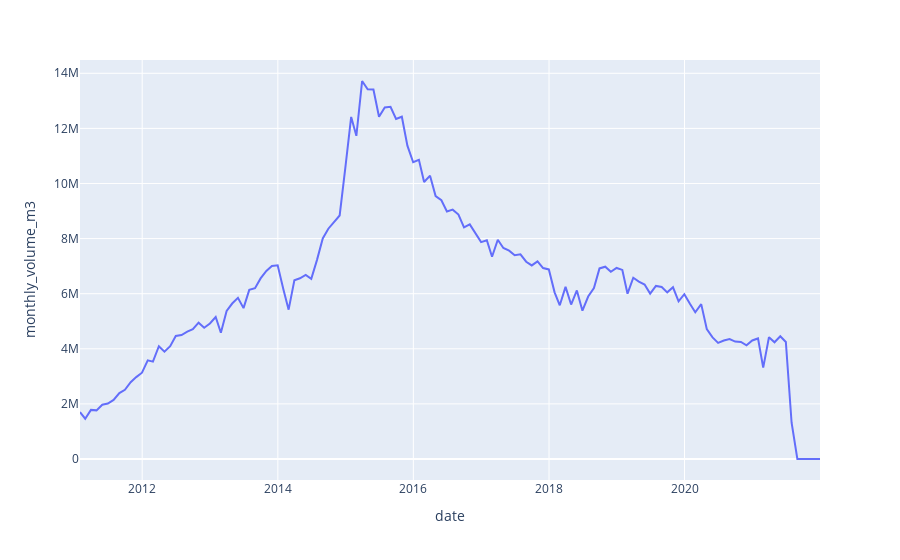

Here is the notebook cell this chart was saved with:
### Code cell
fig = px.line(injection_df, x="date", y="monthly_volume_m3")
fig.show()

### Figure 1 — Plotly figure (JSON) as saved in the notebook; plotly's stock layout.template omitted (floating-point values rounded to 4 significant figures; data arrays with more than 128 entries replaced by an {"elided": "..."} marker saying what was removed)
{"data": [{"hovertemplate": "date=%{x}<br>monthly_volume_m3=%{y}<extra></extra>", "legendgroup": "", "line": {"color": "#636efa", "dash": "solid"}, "mode": "lines", "name": "", "orientation": "v", "showlegend": false, "type": "scatter", "x": {"elided": "132 str values"}, "xaxis": "x", "y": {"elided": "132 float values"}, "yaxis": "y"}], "layout": {"legend": {"tracegroupgap": 0}, "margin": {"t": 60}, "xaxis": {"anchor": "y", "domain": [0, 1], "title": {"text": "date"}}, "yaxis": {"anchor": "x", "domain": [0, 1], "title": {"text": "monthly_volume_m3"}}}}
